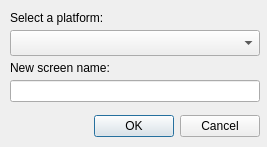
<?xml version="1.0" encoding="UTF-8"?>
<ui version="4.0">
 <class>CreateScreenDlg</class>
 <widget class="QDialog" name="CreateScreenDlg">
  <property name="geometry">
   <rect>
    <x>0</x>
    <y>0</y>
    <width>267</width>
    <height>147</height>
   </rect>
  </property>
  <property name="windowTitle">
   <string>Dialog</string>
  </property>
  <widget class="QDialogButtonBox" name="buttonBox">
   <property name="geometry">
    <rect>
     <x>10</x>
     <y>110</y>
     <width>250</width>
     <height>32</height>
    </rect>
   </property>
   <property name="orientation">
    <enum>Qt::Horizontal</enum>
   </property>
   <property name="standardButtons">
    <set>QDialogButtonBox::Cancel|QDialogButtonBox::Ok</set>
   </property>
  </widget>
  <widget class="QComboBox" name="platformsCombo">
   <property name="geometry">
    <rect>
     <x>10</x>
     <y>30</y>
     <width>250</width>
     <height>26</height>
    </rect>
   </property>
  </widget>
  <widget class="QLineEdit" name="lineEdit">
   <property name="geometry">
    <rect>
     <x>10</x>
     <y>80</y>
     <width>250</width>
     <height>22</height>
    </rect>
   </property>
  </widget>
  <widget class="QLabel" name="label">
   <property name="geometry">
    <rect>
     <x>10</x>
     <y>10</y>
     <width>141</width>
     <height>16</height>
    </rect>
   </property>
   <property name="text">
    <string>Select a platform:</string>
   </property>
  </widget>
  <widget class="QLabel" name="label_2">
   <property name="geometry">
    <rect>
     <x>10</x>
     <y>60</y>
     <width>121</width>
     <height>16</height>
    </rect>
   </property>
   <property name="text">
    <string>New screen name:</string>
   </property>
  </widget>
 </widget>
 <tabstops>
  <tabstop>platformsCombo</tabstop>
  <tabstop>lineEdit</tabstop>
  <tabstop>buttonBox</tabstop>
 </tabstops>
 <resources/>
 <connections>
  <connection>
   <sender>buttonBox</sender>
   <signal>accepted()</signal>
   <receiver>CreateScreenDlg</receiver>
   <slot>accept()</slot>
   <hints>
    <hint type="sourcelabel">
     <x>248</x>
     <y>254</y>
    </hint>
    <hint type="destinationlabel">
     <x>157</x>
     <y>274</y>
    </hint>
   </hints>
  </connection>
  <connection>
   <sender>buttonBox</sender>
   <signal>rejected()</signal>
   <receiver>CreateScreenDlg</receiver>
   <slot>reject()</slot>
   <hints>
    <hint type="sourcelabel">
     <x>316</x>
     <y>260</y>
    </hint>
    <hint type="destinationlabel">
     <x>286</x>
     <y>274</y>
    </hint>
   </hints>
  </connection>
 </connections>
</ui>
